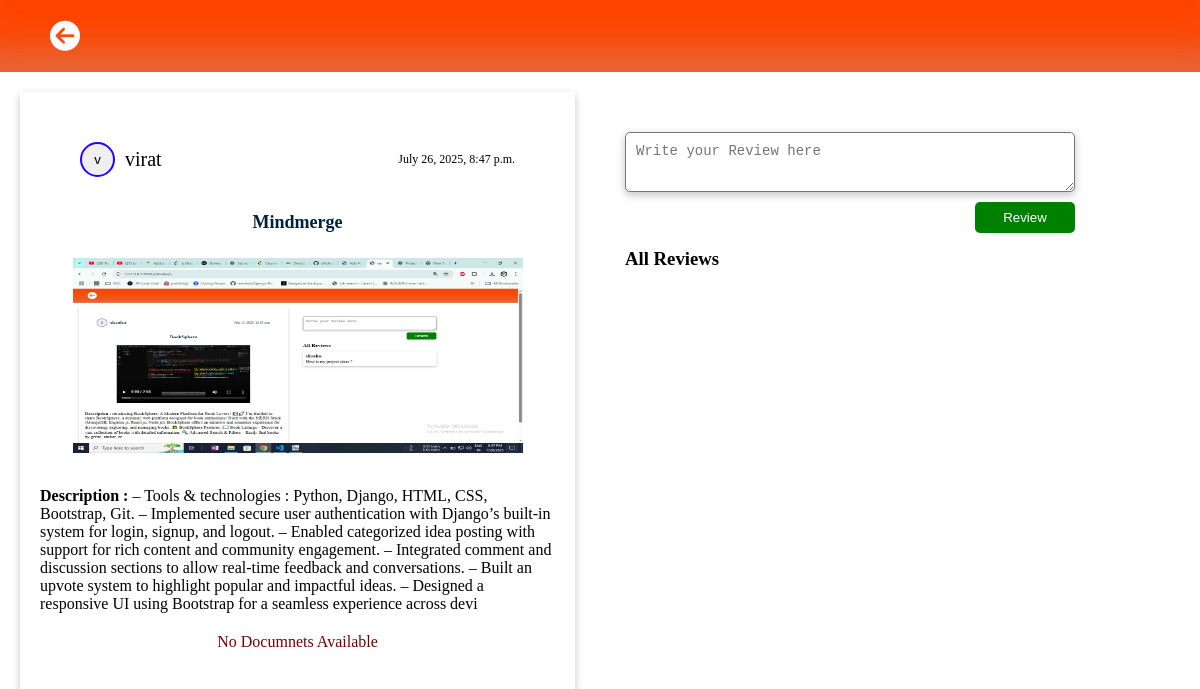
Screenshot of /review/7 (signed in) with the database file from the repository.
### main/models.py (models this page shows, shortened)
class IdeaPost(models.Model):
    user_id = models.ForeignKey(User,on_delete=models.CASCADE)
    title = models.CharField(max_length=100)
    description = models.TextField()
    image = models.FileField(upload_to='images/', blank=True, null=True)
    document = models.FileField(upload_to='documents/', blank=True, null=True)
    uploaded_at = models.DateTimeField(auto_now_add=True)
    reviews = models.IntegerField(blank=True,null=True,default=0)

### main/views.py (the view)
# urls.py: path('review/<int:post_id>',views.review,name='review'),
@login_required(login_url='userlogin')
def review(request,post_id):
    context={
        'title':'reviewpage',
        'form' : ReviewForm(initial={'reviewer_id':request.user.id,'post_id':post_id}),
    }
    postdetails = IdeaPost.objects.get(id=post_id)
    context['post'] = postdetails
    reviews = Review.objects.filter(post_id=post_id)
    context['reviews'] = reviews
    if request.method == "POST":
        review = ReviewForm(request.POST)
        if review.is_valid():
            review.save()
    return render(request,'reviewpage.html',context)

### main/forms.py
class ReviewForm(forms.ModelForm):
     class Meta:
          model = Review
          fields = '__all__'
          widgets = {
               'post_id':forms.TextInput(attrs={'type':'hidden'}),
               'reviewer_id':forms.NumberInput(attrs={'type':'hidden'}),
               'review' : forms.Textarea(attrs={'placeholder':'Write your Review here'})
          }

### main/templates/reviewpage.html (shortened to what this page needs)
{% extends 'base.html' %}
{% load static %}
{% block css %}
    <link rel="stylesheet" href="{% static 'CSS/reviewpage.css' %}">
{% endblock css %}
{% block main %}
    <nav>
        <a href="{% url 'home' %}" id="backbutton"><i class="fa-solid fa-circle-arrow-left"></i></a>
    </nav>
    <main id="reviewpage">
        <aside id="asideone">
            <div id="posthead">
                <a href="{% url 'userprofile' post.user_id.id %}" id="postheadurl">
                <div id="userprofile"><button id="profilebutton"> {{ post.user_id.username.0 }} </button></div></a>
                <a href="{% url 'userprofile' post.user_id.id %}" id="postheadurl"><p id="postusername">{{ post.user_id }}</p></a>
                <p id="uploadtime">{{ post.uploaded_at}}</p>
            </div>
                <div id="posttitle"><h4>{{ post.title }}</h4></div>
                    {% if post.image %}
                        <a href="{{ post.image.url }}" target="_blank">
                            {% if post.image.url|lower|slice:"-4:" == ".mp4" or post.image.url|lower|slice:"-5:" == ".webm" or post.image.url|lower|slice:"-4:" == ".ogg" %}
                                <video controls id="postimagemain" style="max-width:100%;height:auto;">
                                    <source src="{{ post.image.url }}">
                                    Your browser does not support this video.
                                </video>
                            {% else %}
                                <img src="{{ post.image.url }}" alt="Post Image" id="postimagemain">
                            {% endif %}
                        </a>
                    {% endif %}
            <div id="postfoot">
                <p id="postdesc" class="expanded"><b>Description : </b>{{ post.description }}</p>
                <div id="ideadocument">
                    {% if post.document %}
                        <a href="{{ post.document.url }}" id="projectdoclink">View Project Documents</a>
                    {% else %}
                        <p id="projectdoclink">No Documnets Available</p>
                    {% endif %}
                </div>
        </div>
    </aside>
        <aside id="asidetwo">
            <form action="" method="post">
                {{ form.review }}
                <button type="submit">Review</button>
            </form>
            <h3>All Reviews</h3>
        </aside>
    </main>
{% endblock main %}

### static/CSS/base.css (style rules this page uses)
* { margin: 0; box-sizing: border-box; }
nav { height: 9vh; background: rgb(255, 68, 0); color: rgb(255, 255, 255); display: flex; flex-direction: row; padding-left: 50px; align-items:center; justify-content: left; box-shadow: rgba(176, 175, 175, 0.35) 0px -50px 36px -28px inset; }
#backbutton { text-decoration: none; border-radius: 50%; }
#backbutton>i { border-radius: 50%; font-size: 30px; color: rgb(255, 255, 255); transition: all 0.25s ease; }
main { padding: 50px; display:flex; flex-direction: column; gap: 50px; align-items: center; justify-content: center; }
#posthead { display: flex; flex-direction: row; gap: 10px; align-items: center; background-color: rgba(255, 255, 255, 0); padding: 10px; }
#uploadtime { font-size: 12px; width: 100%; display: flex; align-items: center; justify-content: right; }
#profilebutton { height: 35px; width: 35px; border-radius: 50%; border: 2px solid rgb(38, 0, 255); }
#postusername { font-size: 20px; color: rgb(0, 0, 0); }
#posttitle { background-color: rgba(255, 255, 255, 0); color: rgb(1, 33, 61); padding: 5px; display: flex; font-size: 18px; align-items: center; justify-content: center; }
#postimagemain { height: 195px; width: 300px; }
#postfoot { display: flex; flex-direction: column; }
#postdesc { padding: 10px; height: 50px; overflow: hidden; transition: all 0.5s ease; cursor: pointer; }
#ideadocument { background-color: rgb(255, 255, 255); padding: 10px; display: flex; justify-content: center; align-items: center; }
#projectdoclink { text-decoration: none; color: rgb(117, 0, 0); font-size: medium; }
#postheadurl { text-decoration: none; }

### static/CSS/reviewpage.css (style rules this page uses)
#reviewpage { display: flex; padding: 20px; flex-direction: row; align-items:start }
#asideone { display: flex; flex-direction: column; align-items: center; padding-top: 40px; padding-bottom: 30px; flex-basis: 50%; width: 100%; height: auto; gap: 20px; box-shadow: rgba(0, 0, 0, 0.24) 0px 3px 8px; }
#posthead { width: 100%; display: flex; padding-left: 60px; padding-right: 60px; }
#postimagemain { width: 450px; }
#postdesc { padding: 10px; height: auto; transition: all 0.5s ease; padding-left: 20px; padding-right: 20px; cursor: pointer; }
#asidetwo { min-height: 90vh; flex-basis: 50%; display: flex; flex-direction: column; padding-top: 40px; justify-content: start; padding-bottom: 30px; height: 100%; gap: 15px; }
form { display: flex; flex-direction: column; justify-content: end; align-items: end; width: 450px; gap: 10px; }
form>button { padding: 8px; color: white; background: green; width: 100px; border-radius: 5px; border: none; }
#id_review { padding: 10px; height: 60px; width: 450px; font-size: 14px; border-radius: 5px; box-shadow: rgba(0, 0, 0, 0.24) 0px 3px 8px; }
#userprofile { text-decoration: none; color: black; font-size: 18px; font-weight: 600; }

### rows the page displays
IdeaPost: user_id.username.0 "v", user_id "virat", uploaded_at "July 26, 2025, 8:47 p.m.", title "Mindmerge", image (picture), description "– Tools & technologies : Python, Django, HTML, CSS, Bootstrap, Git. – Implemented secure user authentication with Django’s built-in system for login, signup, and logout. – Enabled categorized idea posting with support for rich content and community engagement. – Integrated comment and discussion sections to allow real-time feedback and conversations. – Built an upvote system to highlight popular and impactful ideas. – Designed a responsive UI using Bootstrap for a seamless experience across devi"
